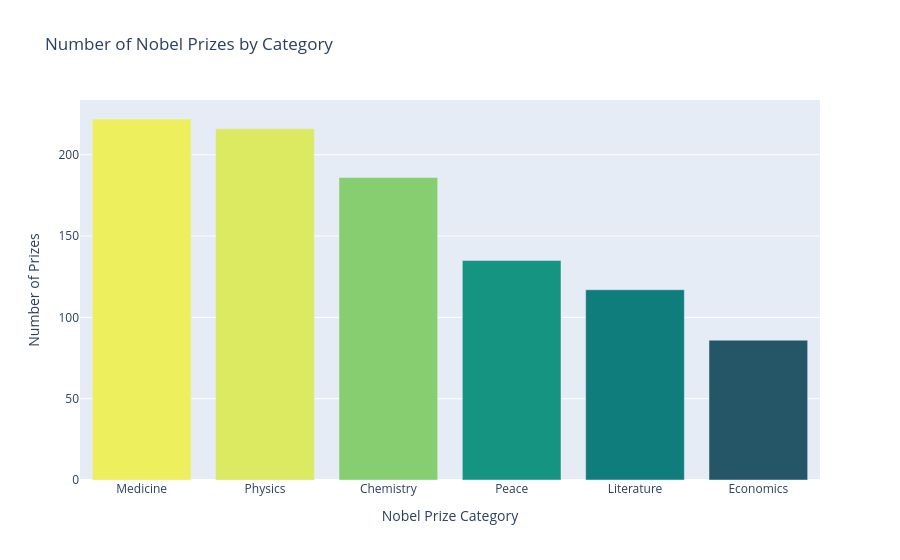

Here is the notebook cell this chart was saved with:
### Markdown cell above
# Number of Prizes per Category

**Challenge**: 
* In how many categories are prizes awarded? 
* Create a plotly bar chart with the number of prizes awarded by category. 
* Use the color scale called `Aggrnyl` to colour the chart, but don't show a color axis.
* Which category has the most number of prizes awarded? 
* Which category has the fewest number of prizes awarded?

### Code cell
prizes_per_category = df_data.category.value_counts()
bar =px.bar(x=prizes_per_category.index, 
            y=prizes_per_category.values, 
            title="Number of Nobel Prizes by Category", 
            color = prizes_per_category.values,
            color_continuous_scale='Aggrnyl',
            labels={"x": "Category", "y": "Number of laureates"})
bar.update_layout(xaxis_title='Nobel Prize Category', 
                    coloraxis_showscale=False,
                    yaxis_title='Number of Prizes')
bar.show()

### Figure 1 — Plotly figure (JSON) as saved in the notebook; plotly's stock layout.template omitted (floating-point values rounded to 4 significant figures)
{"data": [{"hovertemplate": "Category=%{x}<br>Number of laureates=%{y}<br>color=%{marker.color}<extra></extra>", "legendgroup": "", "marker": {"color": [222, 216, 186, 135, 117, 86], "coloraxis": "coloraxis", "pattern": {"shape": ""}}, "name": "", "orientation": "v", "showlegend": false, "textposition": "auto", "type": "bar", "x": ["Medicine", "Physics", "Chemistry", "Peace", "Literature", "Economics"], "xaxis": "x", "y": [222, 216, 186, 135, 117, 86], "yaxis": "y"}], "layout": {"barmode": "relative", "coloraxis": {"colorbar": {"title": {"text": "color"}}, "colorscale": [[0, "rgb(36, 86, 104)"], [0.1667, "rgb(15, 114, 121)"], [0.3333, "rgb(13, 143, 129)"], [0.5, "rgb(57, 171, 126)"], [0.6667, "rgb(110, 197, 116)"], [0.8333, "rgb(169, 220, 103)"], [1, "rgb(237, 239, 93)"]], "showscale": false}, "legend": {"tracegroupgap": 0}, "title": {"text": "Number of Nobel Prizes by Category"}, "xaxis": {"anchor": "y", "domain": [0, 1], "title": {"text": "Nobel Prize Category"}}, "yaxis": {"anchor": "x", "domain": [0, 1], "title": {"text": "Number of Prizes"}}}}
